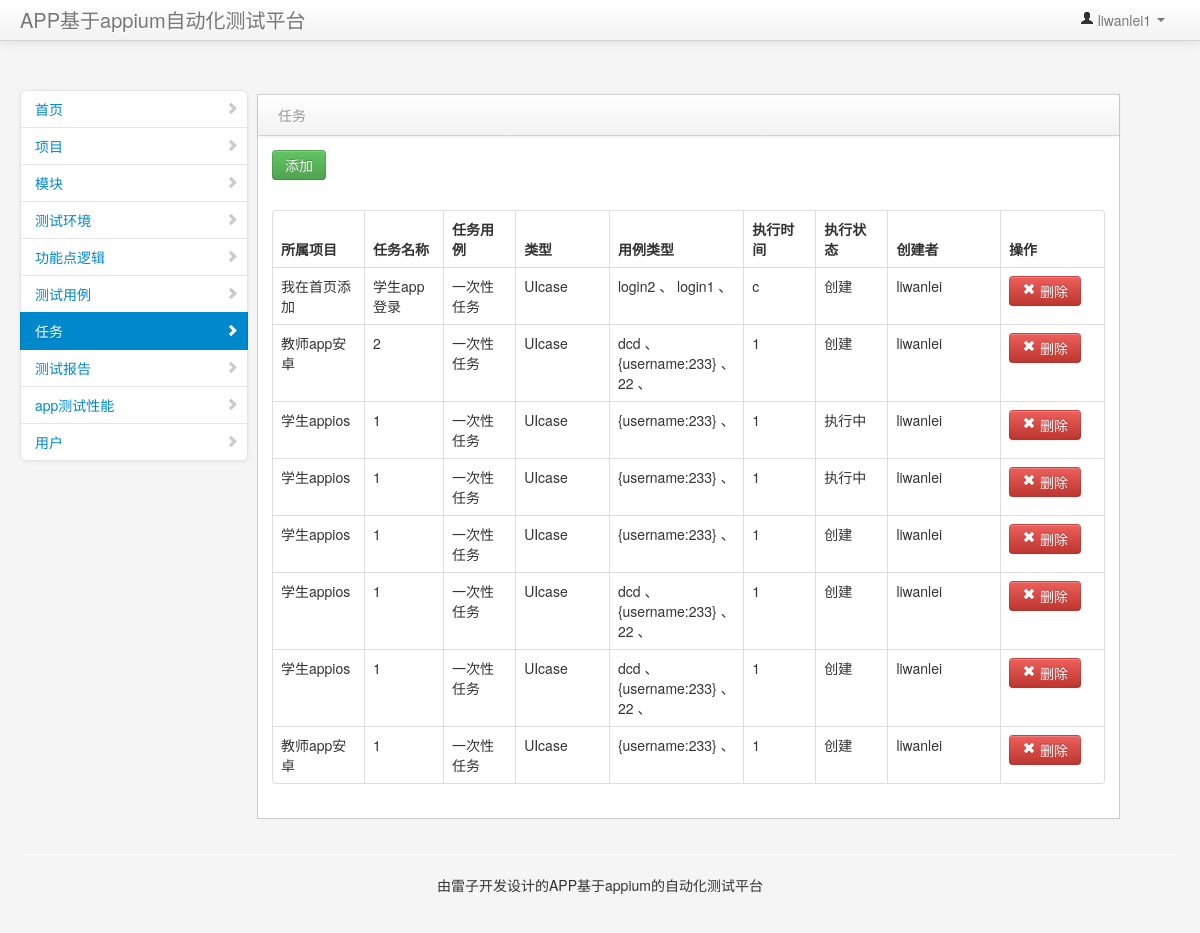
Before: /tingtask/ (signed in) with the older database file.
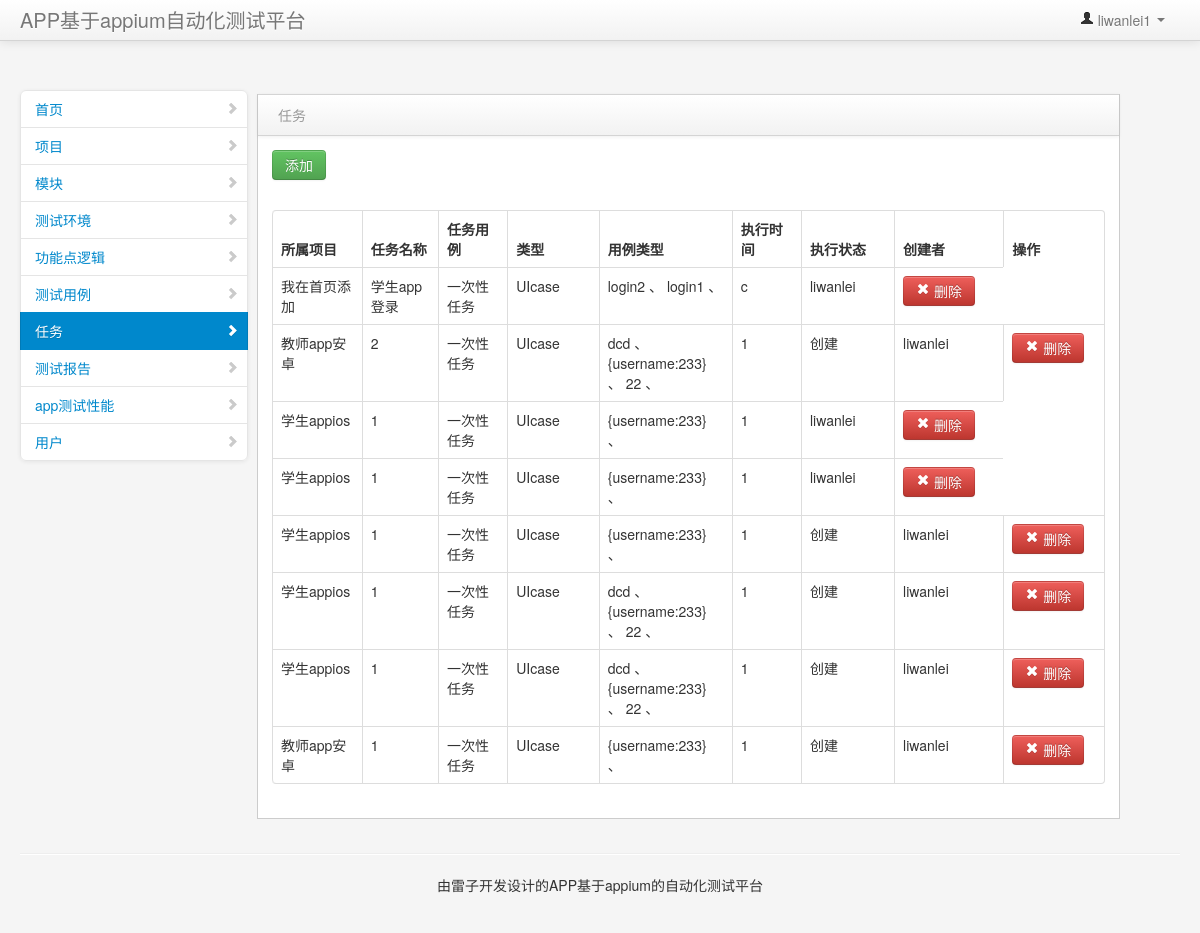
After: the same page with the newer database file.
### app/models.py (models this page shows, shortened)
class Timmingtask(models.Model):
    name=models.CharField('定时任务名字',max_length=64)
    makeuser = models.ForeignKey(Newusers,on_delete=models.CASCADE) # 创建者
    taskstart = models.CharField('任务执行时间',max_length=64)  # 任务执行时间
    tasktyped=models.CharField("任务类型",max_length=32,default='一次性任务')
    casetype=models.CharField("用例类型",max_length=32,default="UIcase")
    taskmakedate = models.DateTimeField('创建时间', auto_now_add=True)  # 任务的创建时间
    tesevent=models.ForeignKey(Testeven,on_delete=models.CASCADE)
    apkfilepath=models.CharField("测试apk路径",max_length=32)
    taskiphonetype = models.CharField('任务设备类型', default="android", max_length=8)
    taskiphonenum = models.IntegerField('任务设备的数量',  max_length=8,default=1)
    status = models.BooleanField('任务状态', default=False)  # 任务状态，默认正常状态
    yunxing_status = models.CharField('任务的运行状态，',max_length=16, default=u'创建')  # 任务的运行状态，默认是创建
    prject = models.ForeignKey(Project,on_delete=models.CASCADE)  # 任务所属的项目
    case=models.ManyToManyField('Testcase')
    class Meta:
        verbose_name = u'定时任务'
        verbose_name_plural = verbose_name
        ordering = ['-id']

class Project(models.Model):
    type=(
    ('app','app'),
    ('web','web')
    )
    name=models.CharField('名称',max_length=32)
    desc=models.CharField('简介',max_length=255,null=True)
    makedate = models.DateTimeField('创建时间', auto_now_add=True)
    status=models.BooleanField('状态',default=False)
    fenlei=models.CharField('类型',choices=type,null=True,max_length=8)
    proeject=models.CharField('项目类型',null=True,max_length=8,default="android")
    change_time=models.DateTimeField('更新时间',auto_now_add=True)
    makeuser=models.ForeignKey(Newusers,null=True,on_delete=models.CASCADE)
    class Meta:
        verbose_name = u'项目'
        verbose_name_plural = verbose_name
        ordering = ['-id']
    def __str__(self):
        return self.name

class Newusers(AbstractUser):
    qq=models.IntegerField('qq',blank=True,null=True,unique=True)
    mobile=models.IntegerField('手机号',null=True,unique=True,blank=True)
    login_lock=models.BooleanField('是否锁定',default=False)
    status=models.BooleanField('状态',default=False)
    work=models.ForeignKey(Work,null=True,on_delete=models.CASCADE)
    token=models.CharField('token',max_length=252,null=True)
    class Meta:
        verbose_name = u'用户'
        verbose_name_plural = verbose_name
        ordering = ['-id']
    def __str__(self):
        return str(self.username)

### app/views.py (the view, shortened to what this page needs)
# urls.py: url(r'^tingtask/', login_required(TingtaskViews.as_view()), name='tingtask'),
class TingtaskViews(View):
    def get(self, request):
        testphons = Timmingtask.objects.filter(status=False).all()
        return render(request, 'page/timingtask.html', {'timingtasks': testphons})

### templates/page/timingtask.html (shortened to what the changed rows need)
{% extends 'base.html' %}
{% block content %}
<div class="span9" id="content">
    <div class="block">
        <div class="block-content collapse in">
            <div class="span12">
                <div id="example2_wrapper" class="dataTables_wrapper form-inline" role="grid">
                    <table cellpadding="0" cellspacing="0" border="0"
                           class="table table-hover table table-striped table-bordered dataTable" id="example2"
                           aria-describedby="example2_info">
                        <thead>
                        <tr role="row">
                            <th class="sorting_asc" role="columnheader" tabindex="0" aria-controls="example2"
                                rowspan="1" colspan="1" aria-sort="ascending"
                                aria-label="Rendering engine: activate to sort column descending"
                                style="width: 168px;">所属项目
                            </th>
                            <th class="sorting_asc" role="columnheader" tabindex="0" aria-controls="example2"
                                rowspan="1" colspan="1" aria-sort="ascending"
                                aria-label="Rendering engine: activate to sort column descending"
                                style="width: 168px;">任务名称
                            </th>
                            <th class="sorting_asc" role="columnheader" tabindex="0" aria-controls="example2"
                                rowspan="1" colspan="1" aria-sort="ascending"
                                aria-label="Rendering engine: activate to sort column descending"
                                style="width: 168px;">任务用例
                            </th>
                            <th class="sorting_asc" role="columnheader" tabindex="0" aria-controls="example2"
                                rowspan="1" colspan="1" aria-sort="ascending"
                                aria-label="Rendering engine: activate to sort column descending"
                                style="width: 168px;">类型
                            </th>
                            <th class="sorting_asc" role="columnheader" tabindex="0" aria-controls="example2"
                                rowspan="1" colspan="1" aria-sort="ascending"
                                aria-label="Rendering engine: activate to sort column descending"
                                style="width: 168px;">用例类型
                            </th>
                            <th class="sorting_asc" role="columnheader" tabindex="0" aria-controls="example2"
                                rowspan="1" colspan="1" aria-sort="ascending"
                                aria-label="Rendering engine: activate to sort column descending"
                                style="width: 168px;">执行时间
                            </th>
                            <th class="sorting_asc" role="columnheader" tabindex="0" aria-controls="example2"
                                rowspan="1" colspan="1" aria-sort="ascending"
                                aria-label="Rendering engine: activate to sort column descending"
                                style="width: 168px;">执行状态
                            </th>
                            <th class="sorting" role="columnheader" tabindex="0" aria-controls="example2"
                                rowspan="1" colspan="1" aria-label="Browser: activate to sort column ascending"
                                style="width: 233px;">创建者
                            </th>
                            <th class="sorting" role="columnheader" tabindex="0" aria-controls="example2"
                                rowspan="1" colspan="1" aria-label="Platform(s): activate to sort column ascending"
                                style="width: 214px;">操作
                            </th>
                        </thead>
                        <tbody role="alert" aria-live="polite" aria-relevant="all">
                        {% for project in timingtasks %}
                        <tr class="gradeA odd" id="{{ project.id }}">
                            {% if project == None %}
                            <p style="    color: red;"> 你所属于的项目是不是没有测试任务，你可以选择去添加所属的项目的测试任务</p>
                            {% else %}
                        <tr class="gradeA odd">
                            <td class=" sorting_1">{{ project.prject }}</td>
                            <td class=" sorting_1">{{ project.name }}</td>
                            <td class=" sorting_1">{{ project.tasktyped }}</td>
                            <td class=" sorting_1">{{ project.casetype }}</td>
                            <td class=" sorting_1">{% for case in project.case.all %} {{ case.casenum }}
                                、{% endfor %}
                            </td>
                            <td class=" sorting_1">{{ project.taskstart }}</td>
                            {% if project.tasktyped == '一次性任务' %}
                            {% if project.yunxing_status == "创建" %}
                            <td class=" sorting_1">
                                <span>创建</span>
                            </td>
                            {% elif project.yunxing_status == "运行" %}
                            <td class=" sorting_1">
                                <span>执行中</span>
                            </td>
                            {% elif project.yunxing_status == "完成" %}
                            <td class=" sorting_1">
                                <span>完成</span>
                            </td>
                            {% endif %}
                            {% endif %}
                            <td class=" ">{{ project.makeuser }}</td>
                            <td class=" ">
                                {% if project.tasktyped == '一次性任务' %}
                                <button class="btn btn-danger "
                                        onclick="deletetimingtask({{ project.id }})">
                                    <i class="icon-remove icon-white"></i>
                                    删除
                                </button>
                                {% endif %}
                            </td>
                        </tr>
                        {% endif %}
                        {% endfor %}
                        </tbody>
                    </table>
                </div>
            </div>
        </div>
    </div>
</div>
{% endblock %}

Changed rows visible on the page:
changed Timmingtask "学生app登录": no longer shows "创建"
changed Timmingtask (number 3 of 8 on the later page): no longer shows "执行中"
changed Timmingtask (number 4 of 8 on the later page): no longer shows "执行中"
